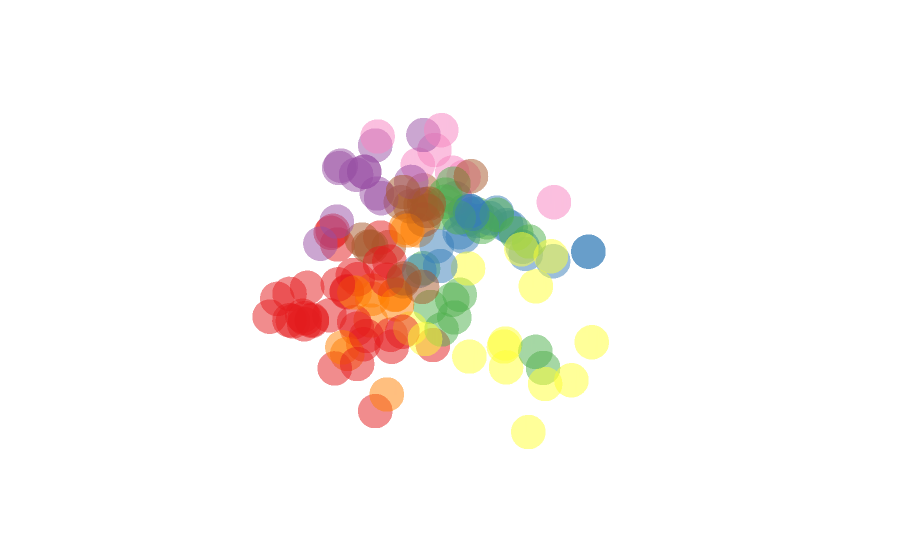

Notebook code for this chart:
### Code cell
# vis using plotly as bokeh is not possible for 3d
import plotly as py
import plotly.graph_objs as go

py.offline.init_notebook_mode(connected=True)

trace1 = go.Scatter3d(
    x=df_d['x'],
    y=df_d['y'],
    z=df_d['z'],
    mode='markers',
    name=df_d['labels'],
    text=df_d['name'],
    marker=dict(
        size=12,
        color=df_d['color'],                  
        opacity=0.5
    )
)
    
    
data = [trace1]
layout = go.Layout(
    margin=dict(
        l=0,
        r=0,
        b=0,
        t=0
    ),
    scene=dict(
    xaxis=dict(
        showticklabels=False,
        title="",
        showline=False,
        zeroline=False,
        showgrid=False),
        
    yaxis=dict(
        showticklabels=False,
        title="",
        showline=False,
        zeroline=False,
        showgrid=False),
        
    zaxis=dict(
        showticklabels=False,
        title="",
        showline=False,
        zeroline=False,
        showgrid=False)
    
    )
)
fig = go.Figure(data=data, layout=layout)
py.offline.iplot(fig)

### Figure 1 — Plotly figure (JSON) as saved in the notebook; plotly's stock layout.template omitted (floating-point values rounded to 4 significant figures; data arrays with more than 128 entries replaced by an {"elided": "..."} marker saying what was removed)
{"data": [{"marker": {"color": {"elided": "138 str values"}, "opacity": 0.5, "size": 12}, "mode": "markers", "name": {"elided": "138 int values"}, "text": {"elided": "138 str values"}, "type": "scatter3d", "x": {"elided": "138 float values"}, "y": {"elided": "138 float values"}, "z": {"elided": "138 float values"}}], "layout": {"margin": {"b": 0, "l": 0, "r": 0, "t": 0}, "scene": {"xaxis": {"showgrid": false, "showline": false, "showticklabels": false, "title": "", "zeroline": false}, "yaxis": {"showgrid": false, "showline": false, "showticklabels": false, "title": "", "zeroline": false}, "zaxis": {"showgrid": false, "showline": false, "showticklabels": false, "title": "", "zeroline": false}}}}
